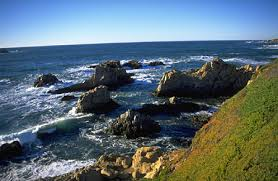
%> input picture Git example/Radar-and-Sensor-Fusion-master/Radar-and-Sensor-Fusion-master/1.jpg, 278 x 181 px
$ octave His_paper.m   (GNU Octave 9; MATLAB toolbox functions it lacks are replaced by stand-ins)
%> lines starting %> are read from the running program, lines starting %| are printed output that depends on the picture
### Git example/Radar-and-Sensor-Fusion-master/Radar-and-Sensor-Fusion-master/hist_fun.m

function out=hist_fun(in)% assigning input image
[r,c]=size(in); % size of image in rows and colmns
his=imhist(in);% histogram value representation
in=double(in); %convert input into double floating point
probability=his./(r*c);% calculate probability of gray level pixel
equaliz = cumsum(probability)*256;% cummulated probability and weights
out=equaliz(in+1); % replace grey level pixels in function of equlizer
end

### Git example/Radar-and-Sensor-Fusion-master/Radar-and-Sensor-Fusion-master/His_paper.m

close all;
clear all;
clc;
[f,p]=uigetfile('.jpg');
%> the answer given: 1.jpg
i=strcat(p,f);
x=imread(i);
%> x is the input picture: size 181x278x3 uint8; mean R, G, B 91, 108.4, 116.8
if size(x,3)==3
rp=x(:,:,1);
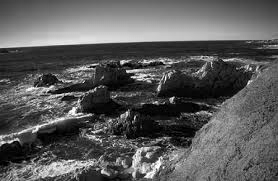
%> rp: size 181x278 uint8; min 0, max 255, mean 91
gp=x(:,:,2);
bp=x(:,:,3);
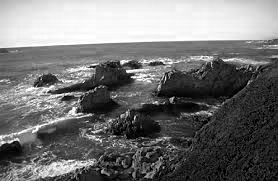
%> bp: size 181x278 uint8; min 0, max 255, mean 116.8
[xr,yr]=imhist(rp);
%> xr = 256 values, max 541 at index 43, min 1 at index 251, mean 196.6; yr = 256 values from 0 to 255
[xg,yg]=imhist(gp);
%> xg = 256 values, max 524 at index 82, min 5 at index 253, mean 196.6; yg = 256 values from 0 to 255
[xb,yb]=imhist(bp);
%> xb = 256 values, max 701 at index 249, min 47 at index 188, mean 196.6; yb = 256 values from 0 to 255
out1=hist_fun(rp);% calling function
%> in hist_fun, `his=imhist(in);`: his has the same summary as xr outside hist_fun
%> in hist_fun, `probability=his./(r*c);`: probability = 256 values, max 0.0108 at index 43, min 1.99e-05 at index 251, mean 0.00391
%> in hist_fun, `equaliz = cumsum(probability)*256;`: equaliz = 256 values from 1.72 to 256
%> in hist_fun, `out=equaliz(in+1);`:
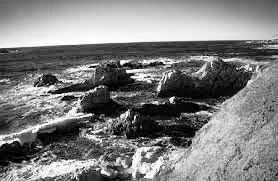
%> out: size 181x278 double; min 1.72, max 256, mean 128.7; drawn with min black and max white
out2=hist_fun(gp);
%> in hist_fun (call 2), `his=imhist(in);`: his has the same summary as xg outside hist_fun
%> in hist_fun (call 2), `probability=his./(r*c);`: probability = 256 values, max 0.0104 at index 82, min 9.94e-05 at index 253, mean 0.00391
%> in hist_fun (call 2), `equaliz = cumsum(probability)*256;`: equaliz = 256 values from 0.473 to 256
%> in hist_fun (call 2), `out=equaliz(in+1);`:
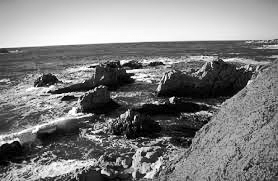
%> out: size 181x278 double; min 0.473, max 256, mean 128.6; drawn with min black and max white
out3=hist_fun(bp);
%> in hist_fun (call 3), `his=imhist(in);`: his has the same summary as xb outside hist_fun
%> in hist_fun (call 3), `probability=his./(r*c);`: probability = 256 values, max 0.0139 at index 249, min 0.000934 at index 188, mean 0.00391
%> in hist_fun (call 3), `equaliz = cumsum(probability)*256;`: equaliz = 256 values from 2.51 to 256
%> in hist_fun (call 3), `out=equaliz(in+1);`:
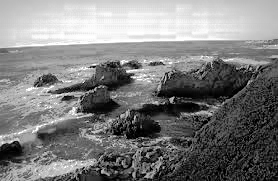
%> out: size 181x278 double; min 2.51, max 256, mean 128.7; drawn with min black and max white
[xr1,yr1]=imhist(uint8(out1));%
%> xr1 = 256 values, max 541 at index 63, min 0 at index 1, mean 196.6; yr1 = 256 values from 0 to 255
[xg1,yg1]=imhist(uint8(out2));
%> xg1 = 256 values, max 524 at index 97, min 0 at index 6, mean 196.6; yg1 = 256 values from 0 to 255
[xb1,yb1]=imhist(uint8(out3));
%> xb1 = 256 values, max 701 at index 243, min 0 at index 1, mean 196.6; yb1 = 256 values from 0 to 255
result=cat(3,out1,out2,out3); % concatination
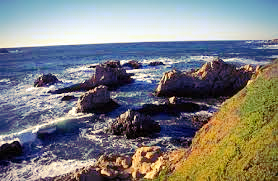
%> result: size 181x278x3 double; mean R, G, B 128.7, 128.6, 128.7; drawn with min black and max white
figure,subplot(221),imshow(x),title('original image');
    subplot(222),imshow(uint8(result)),title('output image');
    subplot(223),plot(yr,xr,'r',yg,xg,'g',yb,xb,'b'),title('histogram of input image');
    subplot(224),plot(yr1,xr1,'r',yg1,xg1,'g',yb1,xb1,'b'),title('histogram of output image');
%> after `title('histogram of output image')`:
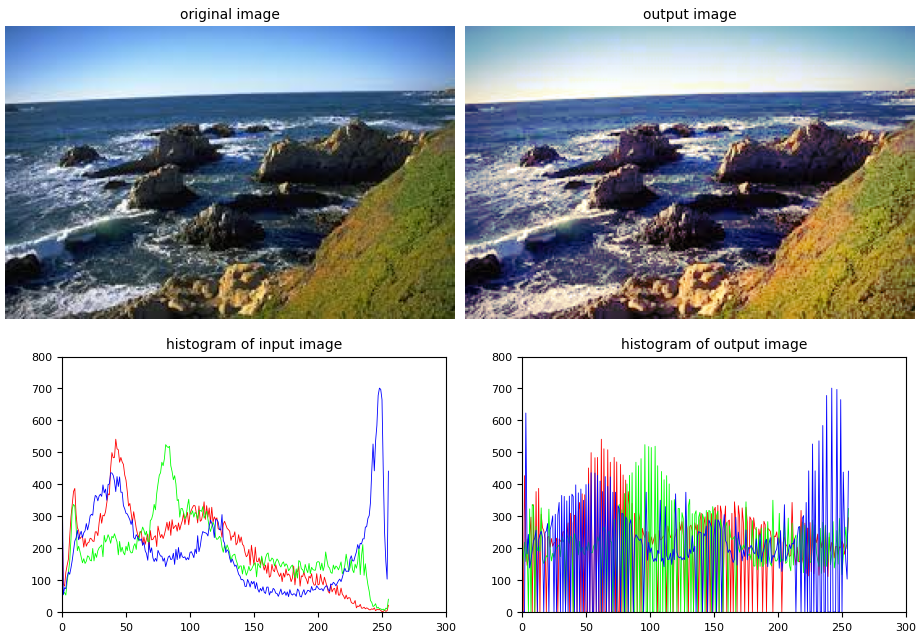
%> figure redrawn from the program's plot data, 4 panels

else
    result=hist_fun(x);
     figure,subplot(221),imshow(x);
    subplot(222),imshow(result);
    subplot(223),imhist(x);
    subplot(224),imhist(result);
end
figure,imshow(uint8(result)); % unsigned integer of resulted image

$ run again, on Git example/Radar-and-Sensor-Fusion-master/Radar-and-Sensor-Fusion-master/5.jpg
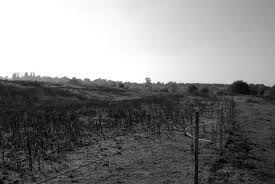
%> input picture Git example/Radar-and-Sensor-Fusion-master/Radar-and-Sensor-Fusion-master/5.jpg, 275 x 184 px
%> x is the input picture: size 184x275x3 uint8; min 0, max 255, mean 130.2
%> xr = 256 values, max 7469 at index 256, min 7 at index 134, mean 197.7; yr = 256 values from 0 to 255
%> xg has the same summary as xr
%> xb has the same summary as xr
%> his has the same summary as xr outside hist_fun
%> probability = 256 values, max 0.148 at index 256, min 0.000138 at index 134, mean 0.00391
%> equaliz = 256 values from 0.263 to 256
%> in hist_fun, `out=equaliz(in+1);`:
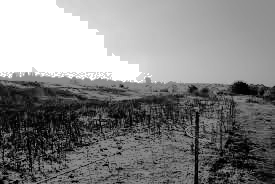
%> out: size 184x275 double; min 0.263, max 256, mean 131.4; drawn with min black and max white
%> xr1 = 256 values, max 7469 at index 256, min 0 at index 14, mean 197.7; yr1 = 256 values from 0 to 255
%> xg1 has the same summary as xr1
%> xb1 has the same summary as xr1
%> `title('histogram of output image')`:
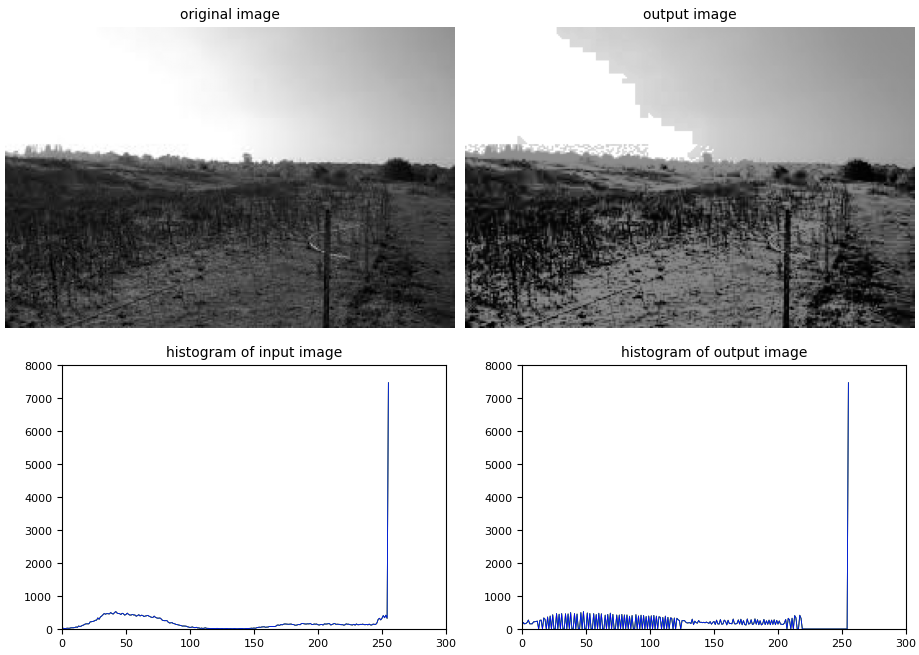
%> figure redrawn from the program's plot data, 4 panels

$ run again, on Git example/Radar-and-Sensor-Fusion-master/Radar-and-Sensor-Fusion-master/DSC_0216 (2).JPG
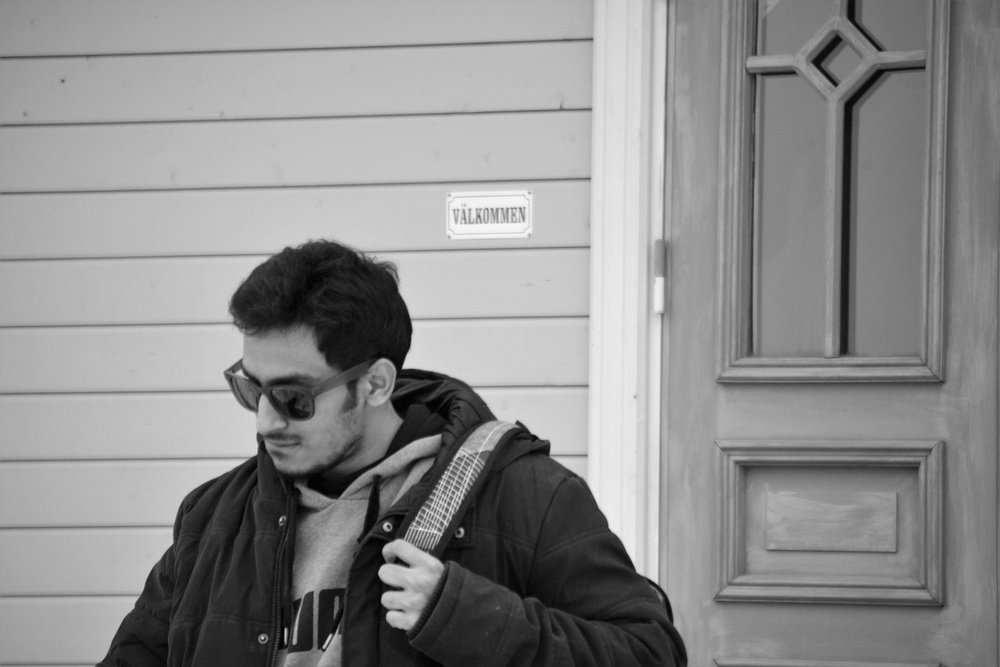
%> input picture Git example/Radar-and-Sensor-Fusion-master/Radar-and-Sensor-Fusion-master/DSC_0216 (2).JPG, 1000 x 667 px, shrunk from 5977 x 3985 before the run
%> x is the input picture: size 667x1000x3 uint8; min 0, max 248, mean 140.9
%> xr = 256 values, max 7539 at index 190, min 0 at index 250, mean 2605.5; yr = 256 values from 0 to 255
%> xg has the same summary as xr
%> xb has the same summary as xr
%> his has the same summary as xr outside hist_fun
%> probability = 256 values, max 0.0113 at index 190, min 0 at index 250, mean 0.00391
%> equaliz = 256 values from 0.000768 to 256
%> xr1 = 256 values, max 7539 at index 201, min 0 at index 24, mean 2605.5; yr1 = 256 values from 0 to 255
%> xg1 has the same summary as xr1
%> xb1 has the same summary as xr1
%> `title('histogram of output image')`:
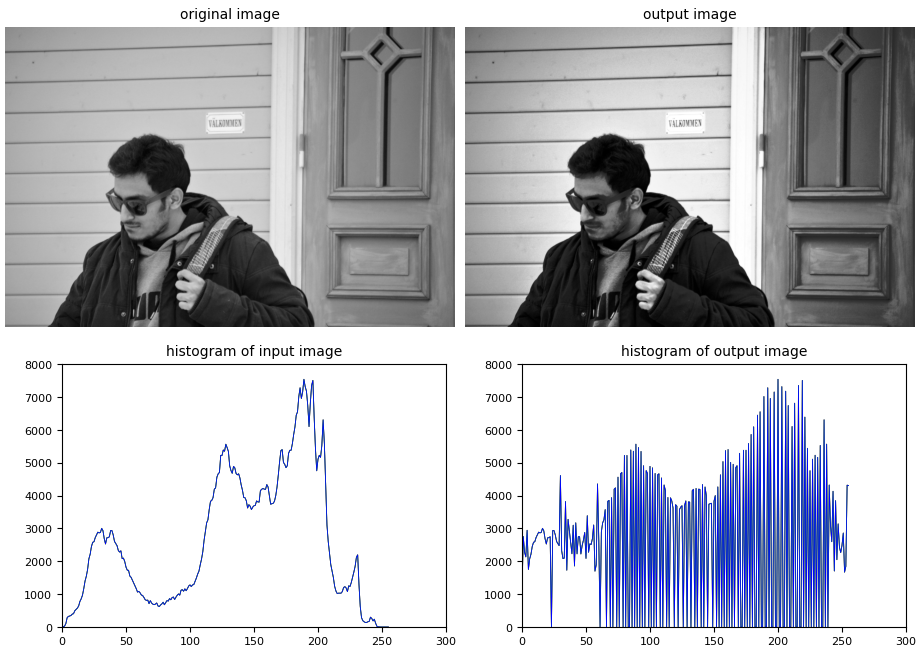
%> figure redrawn from the program's plot data, 4 panels
